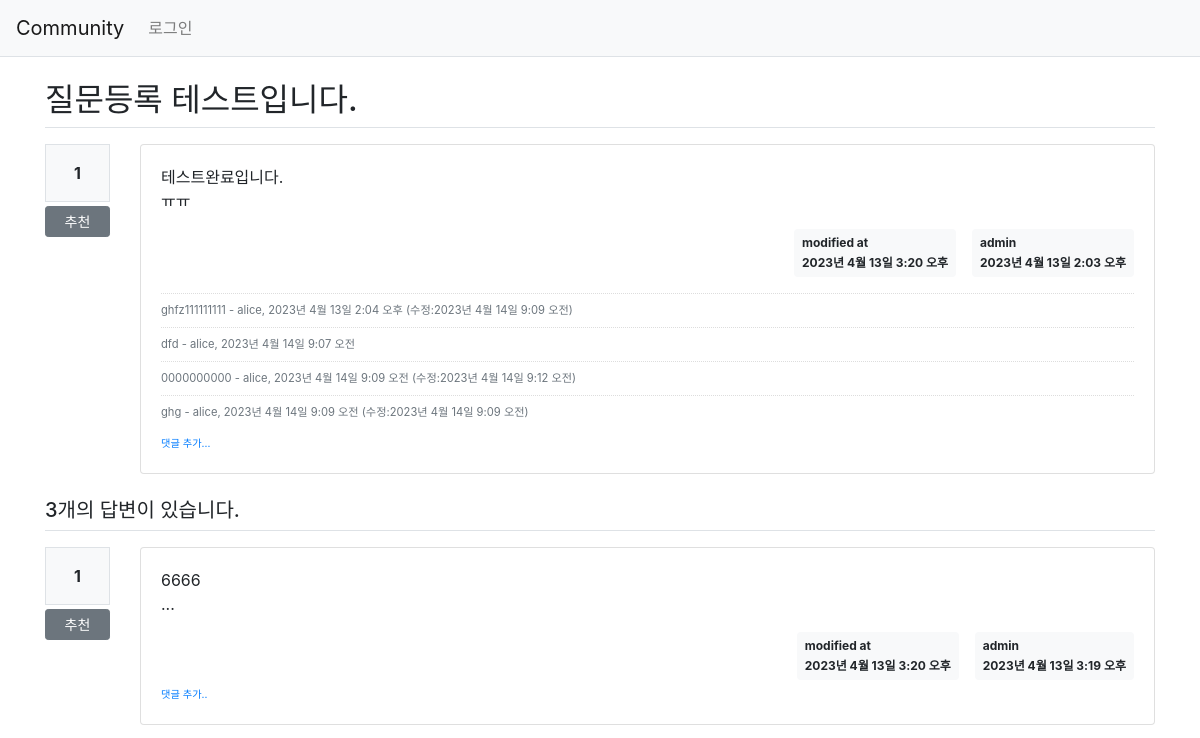
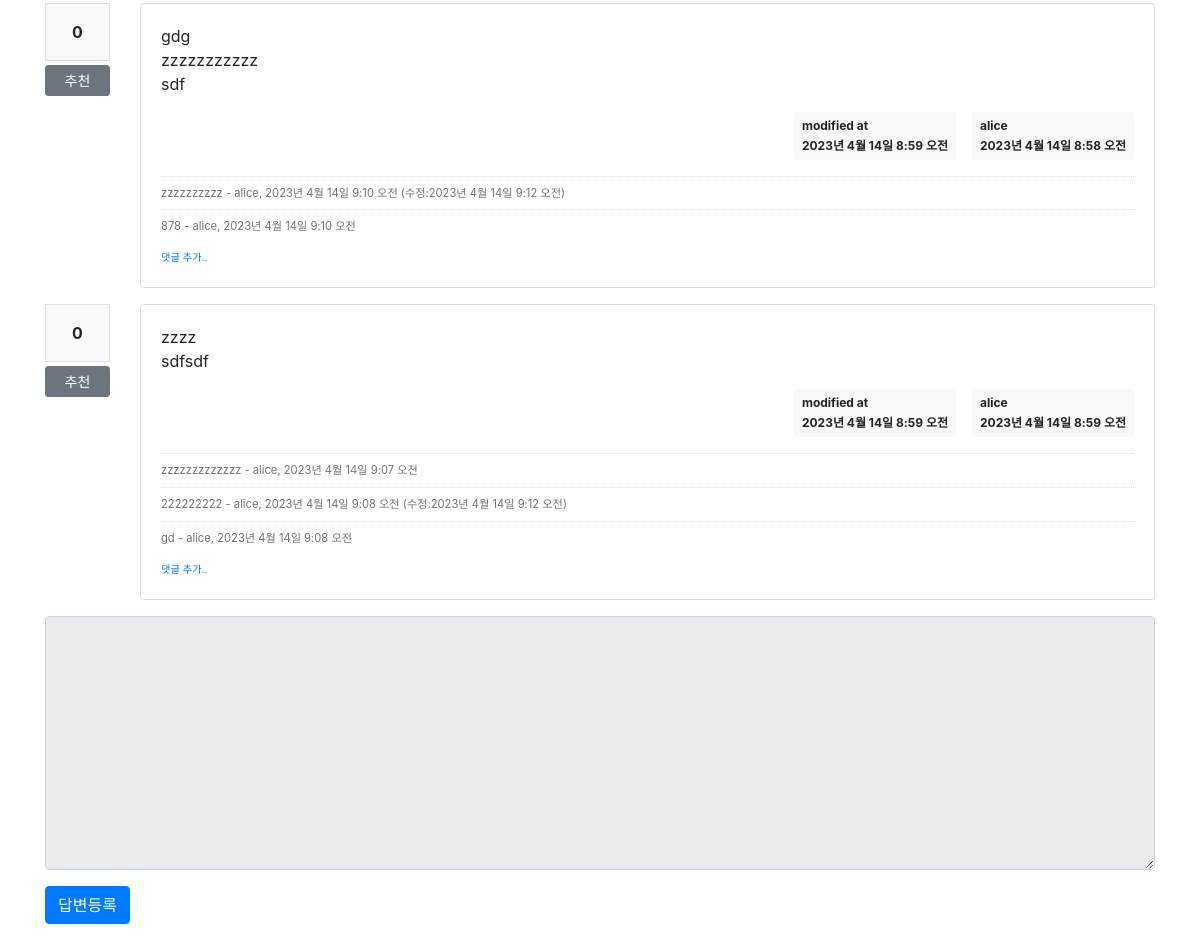
Page /community/306/ on the earlier database version (2 pictures, top to bottom).
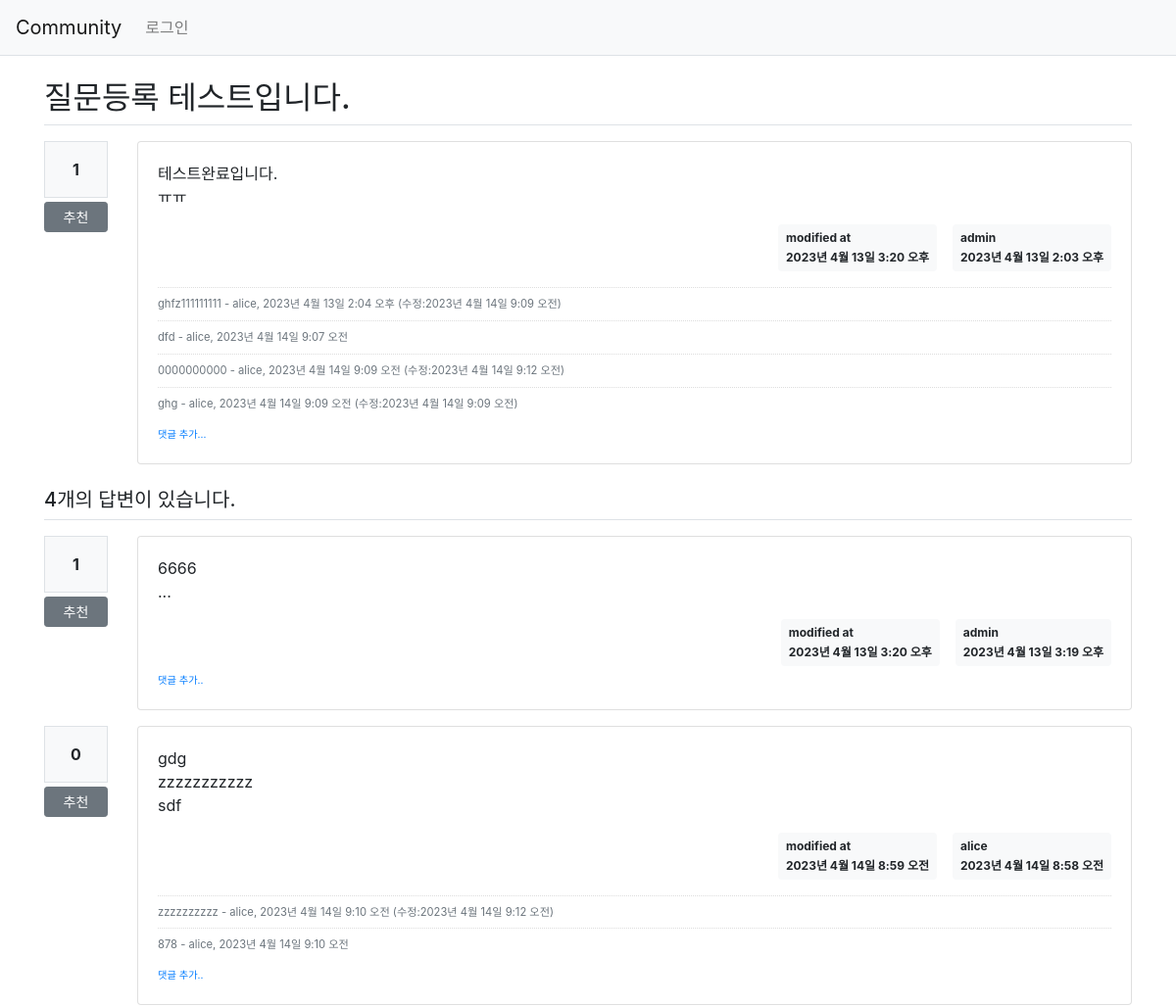
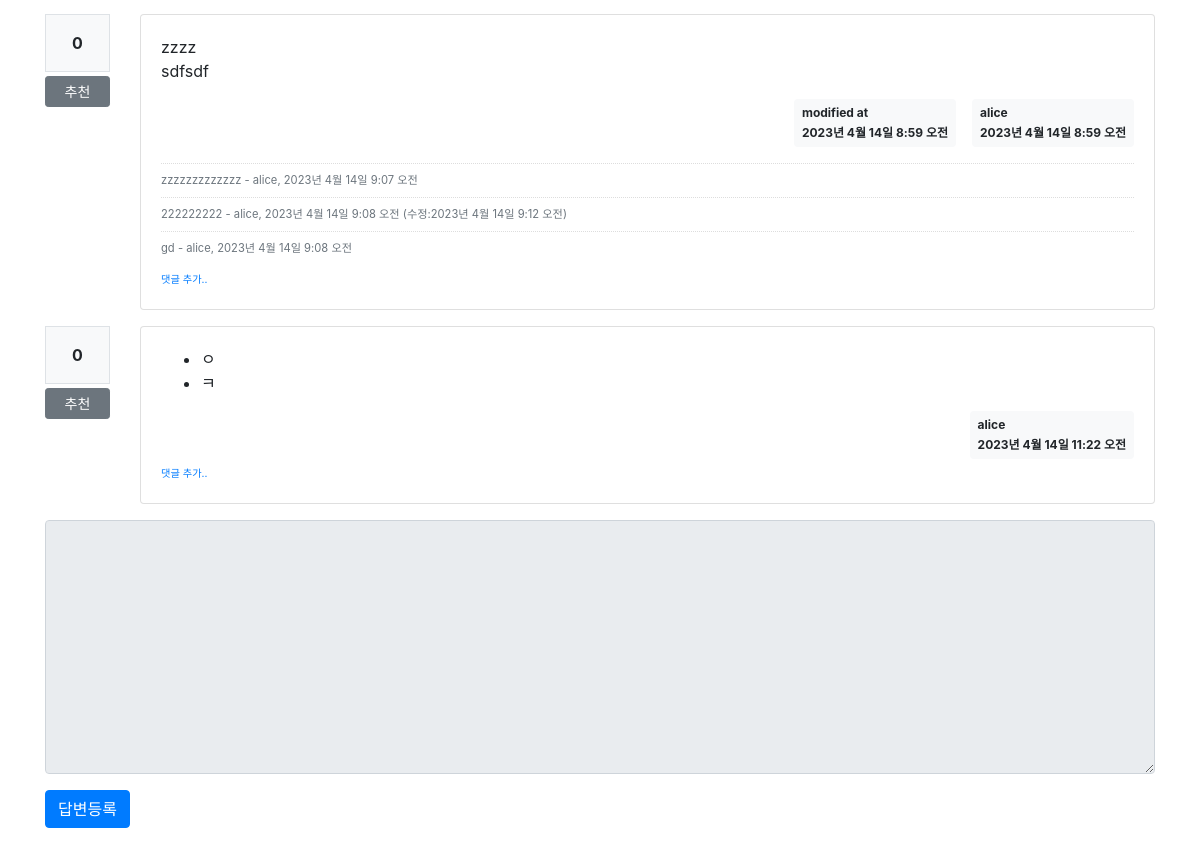
Same page on the later database version (2 pictures, top to bottom).
### community/models.py (models this page shows, shortened)
class Comment(models.Model):
    author = models.ForeignKey(User, on_delete=models.CASCADE)
    content = models.TextField()
    create_date = models.DateTimeField()
    modify_date = models.DateTimeField(null=True, blank=True)
    question = models.ForeignKey(Question, null=True, blank=True, on_delete=models.CASCADE)
    answer = models.ForeignKey(Answer, null=True, blank=True, on_delete=models.CASCADE)

class Question(models.Model):
    author = models.ForeignKey(User, on_delete=models.CASCADE,related_name='author_question')
    subject = models.CharField(max_length=200)
    content = models.TextField()    #글자수 제한이 없는 데이터
    modify_date = models.DateTimeField(null=True, blank=True)
    create_date = models.DateTimeField()
    voter = models.ManyToManyField(User, related_name='voter_question')

class Answer(models.Model):
    author = models.ForeignKey(User, on_delete=models.CASCADE, related_name='author_answer')
    question = models.ForeignKey(Question, on_delete=models.CASCADE)
    content = models.TextField()
    modify_date = models.DateTimeField(null=True, blank=True)
    create_date = models.DateTimeField()
    voter = models.ManyToManyField(User, related_name='voter_answer')

### community/views/base_views.py (the view)
# urls.py: path('<int:question_id>/', base_views.detail, name='detail'),
def detail(request, question_id):
    question = get_object_or_404(Question, pk=question_id)
    context ={'question' : question}
    return render(request, 'community/question_detail.html', context)

### community/templatetags/community_filter.py (called while the page is built)
@register.filter()
def mark(value):
        extensions = ["nl2br", "fenced_code"]
        return mark_safe(markdown.markdown(value, extensions=extensions))

### templates/community/question_detail.html (shortened to what the changed rows need)
{% extends 'base.html' %}
{% load community_filter %}
{% block content %}
<div class="container my-3">
    <h2 class="border-bottom py-2">{{ question.subject }}</h2>
    <div class="row my-3">
        <div class="col-1">
            <div class="bg-light text-center p-3 border font-weight-bolder mb-1">
                {{ question.voter.count }}
            </div>
            <a href="#" data-uri="{% url 'community:vote_question' question.id %}"
               class="recommend btn btn-sm btn-secondary btn-block my-1">추천</a>
        </div>
        <div class="col-11">
            <div class="card">
                <div class="card-body">
                    <div class="card-text">{{ question.content|mark }}</div>
                    <div class="d-flex justify-content-end">
                        {% if question.modify_date %}
                        <div class="badge badge-light p-2 text-left mx-3">
                            <div class="mb-2">modified at</div>
                            <div>{{ question.modify_date }}</div>
                        </div>
                        {% endif %}
                        <div class="badge badge-light p-2 text-left">
                            <div class="mb-2"> {{ question.author.username }}</div>
                            <div>{{ question.create_date }}</div>
                        </div>
                    </div>
                    {% if question.comment_set.count > 0 %}
                    <div class="mt-3">
                        {% for comment in question.comment_set.all %}
                        <div class="comment py-2 text-muted">
                            <span style="white-space: pre-line;">{{comment.content}}</span>
                            <span>
                    - {{ comment.author }}, {{ comment.create_date }}
                    {% if comment.modify_date %}
                    (수정:{{ comment.modify_date }})
                    {% endif %}
                </span>
                        </div>
                        {% endfor %}
                    </div>
                    {% endif %}
                </div>
            </div>
        </div>
    </div>
    <h5 class="border-bottom my-3 py-2">{{question.answer_set.count}}개의 답변이 있습니다.</h5>
    {% for answer in question.answer_set.all %}
    <div class="row my-3">
        <div class="col-1">
            <div class="bg-light text-center p-3 border font-weight-bolder mb-1">
                {{ answer.voter.count}}
            </div>
            <a href="#" data-uri="{% url 'community:vote_answer' answer.id %}"
               class="recommend btn btn-sm btn-secondary btn-block my-1">추천</a>
        </div>
        <div class="col-11">
            <div class="card">
                <div class="card-body">
                    <div class="card-text">{{ answer.content|mark }}</div>
                    <div class="d-flex justify-content-end">
                        {% if answer.modify_date %}
                        <div class="badge badge-light p-2 text-left mx-3">
                            <div class="mb-2">modified at</div>
                            <div>{{ answer.modify_date }}</div>
                        </div>
                        {% endif %}
                        <div class="badge badge-light p-2 text-left">
                            <div class="mb-2">{{ answer.author.username }}</div>
                            <div>{{ answer.create_date }}</div>
                        </div>
                    </div>
                    {% if answer.comment_set.count > 0 %}
                    <div class="mt-3">
                        {% for comment in answer.comment_set.all %}
                        <div class="comment py-2 text-muted">
                            <span style="white-space: pre-line;">{{ comment.content }}</span>
                            <span>
                        - {{ comment.author }}, {{ comment.create_date }}
                        {% if comment.modify_date %}
                        (수정:{{ comment.modify_date }})
                        {% endif %}
                    </span>
                        </div>
                        {% endfor %}
                    </div>
                    {% endif %}
                    <div>
                        <a href="{% url 'community:comment_create_answer' answer.id %}" class="small"><small>댓글
                            추가..</small></a>
                    </div>
                </div>
            </div>
        </div>
    </div>
    {% endfor %}
    <form action="{% url 'community:answer_create' question.id %}" method="post" class="my-3">
        <div class="form-group">
        </div>
        <input type="submit" value="답변등록" class="btn btn-primary">
    </form>
</div>
{% endblock %}

Differences in the rows shown:
computed for Question "질문등록 테스트입니다.": answer_set.count "3" → "4"
added Answer: voter.count "0", content|mark "ㅇ ㅋ", author.username "alice", create_date "2023년 4월 14일 11:22 오전"
